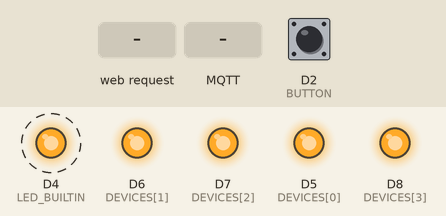
Bench run of a sketch on a simulated ESP8266 (NodeMCU). On the bench: output pins drawn as LEDs (lit = HIGH, except the on-board LED, lit = LOW). Dashed ring = blinking. The inputs (shaded band) are chosen by the test bench; at power-on: D2 (BUTTON) LOW. WiFi joins after 1.5 s; servers stay silent unless stated; random numbers use the default seed unless the sketch sets one; no MQTT or app messages arrive unless stated; what the sketch prints to the serial monitor is not drawn.

Above: at 5.7 s.
5.8 s: HTTP request GET /?power=0 received
At 7.9 s:
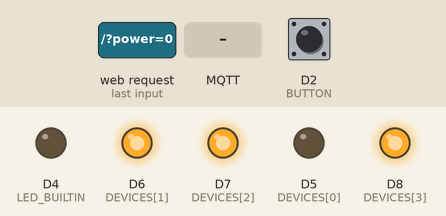
8.8 s: D2 (BUTTON) pulled HIGH for 0.15 s
At 9.2 s:
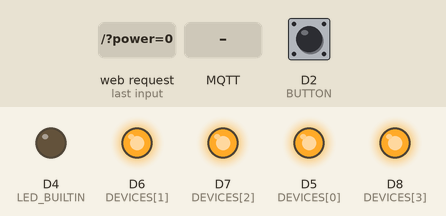
10.4 s: MQTT message "Mumbai254" arrives on the first subscribed topic
At 10.7 s:
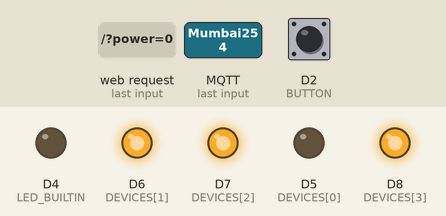
13.4 s: D2 (BUTTON) pulled HIGH for 1 s
At 14.0 s:
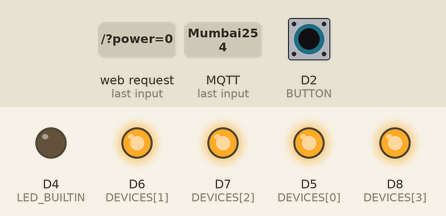
Timing chart, 0 to 16.4 s (numbered marks = the images above; inputs shaded):
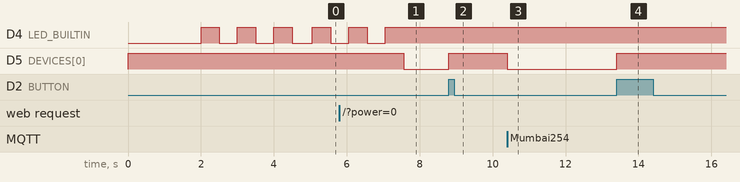

Measured:
- after the input at 5.8 s, D5 (DEVICES[0]): HIGH → LOW after 1.8 s
- after the input at 8.8 s, D5 (DEVICES[0]): LOW → HIGH at once
- after the input at 10.4 s, D5 (DEVICES[0]): HIGH → LOW at once
- after the input at 13.4 s, D5 (DEVICES[0]): LOW → HIGH at once

The sketch:

marcus-esp8266-cmpe273.ino
```cpp
/*
  ESP8266 Marcus v2.0 Relay Control by theGeekyLad
*/

// imports
#include <ESP8266WiFi.h>
#include <WiFiClient.h>
#include <ESP8266WebServer.h>
#include <ESP8266mDNS.h>
#include <PubSubClient.h>

// wifi config
#ifndef STASSID
//#define STASSID "The 192 Network 2.4G"
//#define STAPSK  "Mumbai254"
#define STASSID "OnePlus 8"
#define STAPSK  "rahul123"
#endif

// -------------------------------------------------------------------
// constants & variables
// -------------------------------------------------------------------

const char* ssid = STASSID;
const char* password = STAPSK;
ESP8266WebServer server(2880);
const int DEVICE_COUNT = 4;
const int DEVICES[] = {D5, D6, D7, D8};
int DEVICE_STATES[] = {0, 0, 0, 0};
const int BUTTON = 4;  // pin of touch button
//const int BUTTON_DEVICE_INDEX_DAY = 1;  // device that touch button operates during daytime
//const int BUTTON_DEVICE_INDEX_NIGHT = 3;  // device that touch button operates during nighttime
const int BUTTON_DEVICE_INDEX_FAN = 0;  // device that touch button operates during daytime
const int BUTTON_DEVICE_INDEX_LIGHT = 3;  // device that touch button operates during nighttime
const char* BOARD_NAME = "marcus-switchboard-bedroom-a";

// pir control
const int PIR_PIN = 9;
const int DEVICE_PIR = 2;  // device that PIR sensor operates
boolean isPirInit = false;
boolean wasTriggered = false;
boolean userInRoom = false;
int timePirInit = millis();
int timePirTrigger = millis();

// -------------------------------------------------------------------

// tasks
const int TASK_STATE_CHANGE = 0;
const int TASK_STATE_REPORT = 1;
const int TASK_TIME_REPORT = 2;

// mqtt
//const char* mqtt_server = "test.mosquitto.org";
const char* mqtt_server = "4.tcp.ngrok.io";
WiFiClient espClient;
PubSubClient client(espClient);

void blink(int n, int d) {
  for (int i = 0; i < n; i++) {
    digitalWrite(LED_BUILTIN, LOW);
    delay(d);
    digitalWrite(LED_BUILTIN, HIGH);
    delay(d);
  }
}

void lightUp() {
  digitalWrite(LED_BUILTIN, LOW);
}

void lightOff() {
  digitalWrite(LED_BUILTIN, HIGH);
}

void changePowerState(int deviceIndex, int newPowerState) {
  digitalWrite(DEVICES[deviceIndex], newPowerState == 0 ? LOW : HIGH);  // ON or OFF
  DEVICE_STATES[deviceIndex] = newPowerState;
  Serial.println("\nPower state has been changed.");
  Serial.println("- Device: " + String(deviceIndex));
  Serial.println("- New Power State: " + String(newPowerState));

  // for all other devices, except for the PIR device
  if (deviceIndex != DEVICE_PIR) {
    if (newPowerState == 1) userInRoom = true;  // user is in the room
    else {
      int i;
      for (i = 1; i < DEVICE_COUNT; i++)
        if (DEVICES[i] != DEVICE_PIR && DEVICE_STATES[i] == 1) break;
      if (i == DEVICE_COUNT) userInRoom = false;
    }
  }
}

void togglePowerState(int deviceIndex) {
  Serial.println("\nPower state is to be toggled as follows.");
  changePowerState(deviceIndex, ((DEVICE_STATES[deviceIndex] + 1) % 2));
}

String getStates() {
  String states = "";
  for (int i = 0; i < DEVICE_COUNT; i++)
    states += String(i) + ":" + String(DEVICE_STATES[i]) + ",";
  return states.substring(0, states.length() - 1);
}

String getStateReport(String states) {
  return (String(BOARD_NAME) + "::" + states).c_str();
}

// -------------------------------------------------------------------
// MQTT CALLBACK
// -------------------------------------------------------------------

void callback(char* topic, byte* payload, unsigned int length) {
  Serial.print("\nMessage arrived [");
  Serial.print(topic);
  Serial.print("] ");

  // get message as string
  String msg = "";
  for (int i = 0; i < length; i++) {
    msg.concat((char)payload[i]);
  }
  Serial.print("Command received on MQTT: ");
  Serial.println(msg);

  // get task
  int firstSeparator = msg.indexOf("::");
  int task = msg.substring(0, firstSeparator).toInt();
  String cmd = msg.substring(firstSeparator+2);

  // run task
  if (task == TASK_STATE_CHANGE) {
    Serial.println("Received power state change task.");
    controlSwitches(cmd);
  } else if (task == TASK_STATE_REPORT) {
    Serial.println("Received power state report task.");
    String stateReport = getStateReport(getStates());
    Serial.println("Going to publish: " + stateReport);
    client.publish("marcus-server-query", stateReport.c_str());
  }
//  else if (task == TASK_TIME_REPORT) {
//    int dayOrNight = cmd.toInt();
//    if (dayOrNight == 1)
//      togglePowerState(BUTTON_DEVICE_INDEX_DAY);
//    else
//      togglePowerState(BUTTON_DEVICE_INDEX_NIGHT);
//  }

  Serial.println("Command run.");

  // Switch on the LED if an 1 was received as first character
//  if ((char)payload[0] == '1') {
//    digitalWrite(BUILTIN_LED, LOW);   // Turn the LED on (Note that LOW is the voltage level
//    // but actually the LED is on; this is because
//    // it is active low on the ESP-01)
//  } else {
//    digitalWrite(BUILTIN_LED, HIGH);  // Turn the LED off by making the voltage HIGH
//  }
}

void reconnectServer() {
  // Loop until we're reconnected
  int attempts = 1;
  while (!client.connected()) {
    Serial.print("Attempting MQTT connection...");
    // Create a random client ID
    String clientId = "ESP8266Client-";
    clientId += String(random(0xffff), HEX);
    // Attempt to connect
    if (client.connect(clientId.c_str())) {
      Serial.println("connected to device cloud.");
      blink(3, 500);
      // publish device states (useful for reconnects)
      // TODO enable if you're caching
//      client.publish("marcus-server-query", getStateReport(getStates()).c_str());
//      Serial.println("Sent states to device cloud.");
      // resubscribe
      client.subscribe(BOARD_NAME);
      Serial.println("Subscribed to " + String(BOARD_NAME));
      break;
    } else {
      Serial.print("failed, rc=");
      Serial.print(client.state());
      Serial.println(" try again in 5 seconds");
      // Wait 5 seconds before retrying
      if (attempts == 10) break;
      delay(5000);
      attempts++;
    }
  }
}

String controlSwitches(String powerStates) {
  int i;
  String op = "";
  while ((i = powerStates.indexOf(',')) != -1 || (i = powerStates.length()) != 0) {
    String thisDevicePowerPair = powerStates.substring(0, i);
    int indexOfColon = thisDevicePowerPair.indexOf(':');
    String thisDeviceStr = thisDevicePowerPair.substring(0, indexOfColon);
    String thisPowerStr = thisDevicePowerPair.substring(indexOfColon + 1);
    int thisDevice = thisDeviceStr.toInt();
    int thisPower = thisPowerStr.toInt();
    op += thisDeviceStr + ":" + thisPowerStr + ", ";
    changePowerState(thisDevice, thisPower);
    if (i == powerStates.length()) powerStates = "";
    else powerStates = powerStates.substring(i+1);
  }
  // TODO enable if you're caching
//  client.publish("marcus-server-query", getStateReport(getStates()).c_str());
  return op;
}

// -------------------------------------------------------------------
// SETUP
// -------------------------------------------------------------------

void setup() {

  // initialize wifi
  Serial.begin(115200);
  WiFi.mode(WIFI_STA);
  WiFi.begin(ssid, password);
  Serial.println("");

  // initialize built-in led
  pinMode(LED_BUILTIN, OUTPUT);
  digitalWrite(LED_BUILTIN, LOW);

  // initialize pir pin
  pinMode(PIR_PIN, INPUT);

  // initialize relay pins
  for (int i = 0; i < 4; i++) {
    pinMode(DEVICES[i], OUTPUT);
    digitalWrite(DEVICES[i], HIGH);  // OFF
  }

  // initialize touch button
  pinMode(BUTTON, INPUT);

  // initialize switch buttons
//  pinMode(BUTTONS[0], INPUT);
//  pinMode(BUTTONS[1], INPUT);
//
//  pinMode(BUTTONS[2], OUTPUT);
//  pinMode(BUTTONS[3], OUTPUT);
//
//  digitalWrite(BUTTONS[2], LOW);
//  digitalWrite(BUTTONS[3], LOW);

  // wait for connection
  while (WiFi.status() != WL_CONNECTED) {
    delay(500);
    lightUp();
    Serial.print(".");
  }
  blink(3, 500);
  Serial.println("");
  Serial.print("Connected to ");
  Serial.println(ssid);
  Serial.print("IP address: ");
  Serial.println(WiFi.localIP());

  // start mdns
  if (MDNS.begin("esp8266")) {
    Serial.println("MDNS responder started");
  }

  // -----------------------------------

  // endpoint for power states
  server.on("/", []() {
    Serial.println("Ping.");

    // interpreting user's power state changes
    String powerStates = server.arg("power");

    String res = controlSwitches(powerStates);

    // sending success note
    server.sendHeader("Access-Control-Allow-Origin","*");
    server.send(200, "text/plain", res);
  });

  // -----------------------------------

  // start server
  server.begin();

  // -----------------------------------

  // setup mqtt
  client.setServer(mqtt_server, 13887);
  client.setCallback(callback);
}

// -------------------------------------------------------------------
// LOOP
// -------------------------------------------------------------------

int touchButtonPressTime = 0;
boolean touchButtonHasPressed = false;
boolean secondDeviceHasBeenToggled = false;
void loop() {
  // wifi
  server.handleClient();
  MDNS.update();

  // mqtt
  if (!client.connected()) {
    lightUp();
    reconnectServer();
  }
  client.loop();

  // touch button
  if (digitalRead(BUTTON) == 1) {
    if (!touchButtonHasPressed) {
//      Serial.println("Requested marcus-device-cloud for 'time of day' to process button request.");
      Serial.println("Toggling fan.");
      togglePowerState(BUTTON_DEVICE_INDEX_FAN);

      touchButtonPressTime = millis();
      touchButtonHasPressed = true;
    }
    else if (!secondDeviceHasBeenToggled && (millis() - touchButtonPressTime > 2000)) {
      Serial.println("Toggling light.");
      togglePowerState(BUTTON_DEVICE_INDEX_LIGHT);
      secondDeviceHasBeenToggled = true;
    }
  } else {
    touchButtonHasPressed = false;
    secondDeviceHasBeenToggled = false;
  }

  // motion detection
  if (millis() < timePirTrigger)
    timePirTrigger = millis() - 10000;
  if (!isPirInit) {
    if (millis() - timePirInit > 90000) {
      isPirInit = true;
      Serial.println("Blink LED because PIR has been initialized.");
    }
  }
  else if (userInRoom) {
    wasTriggered = false;
    timePirTrigger = millis();
  }
  else if (digitalRead(PIR_PIN) == HIGH && (millis() - timePirTrigger > 10000)) {
    Serial.println("Got a high! If night time, trigger a lamp on at this point.");
    changePowerState(DEVICE_PIR, 1);
    timePirTrigger = millis();
    wasTriggered = true;
  }
  else if (wasTriggered && (millis() - timePirTrigger > 30000)) {
    Serial.println("No one was in this room for a while. If night time, shut off lamps at this point");
    changePowerState(DEVICE_PIR, 0);
    wasTriggered = false;
  }

//  int button0 = digitalRead(BUTTONS[0]);
//  int button1 = digitalRead(BUTTONS[1]);
//
//  if (button0 == 0) {
//    digitalWrite(DEVICES[1], LOW);
//  } else digitalWrite(DEVICES[1], HIGH);
//
//  if (button1 == 0) {
//    digitalWrite(DEVICES[3], LOW);
//  } else digitalWrite(DEVICES[3], HIGH);
}
```
